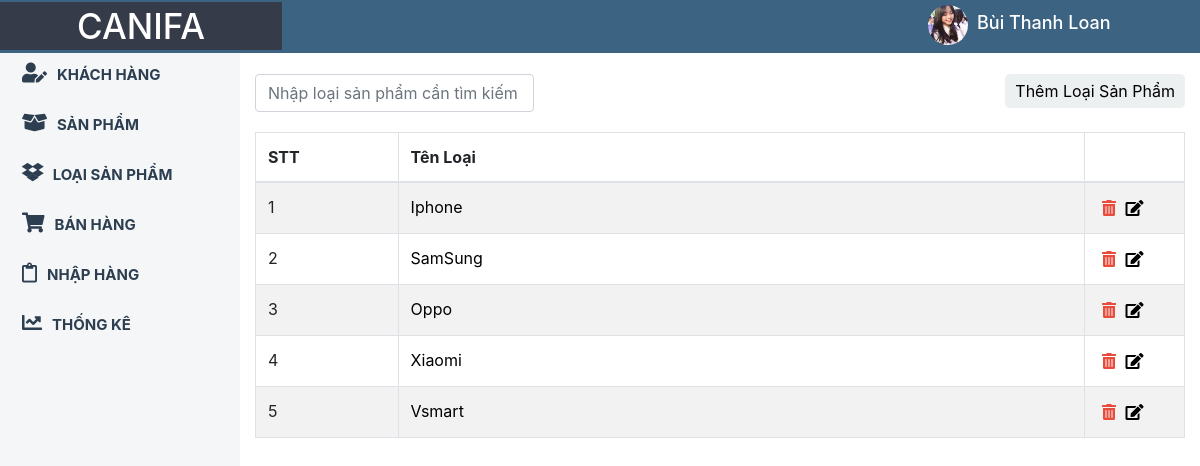
The page /index.php?muc=loaisanpham (signed in) on the database its author committed.
### tables this page shows
CREATE TABLE `loaisanpham` (
  `id_loaisp` int(255) NOT NULL,
  `tenloaisp` varchar(255) NOT NULL
);

### Controller/HomeController.php (called while the page is built, shortened)
<?php
	require_once 'Model/BaseModel.php';
	class HomeControl
	{
		public $Base;
		function __construct()
		{
			$this->Base= new BaseModel();
		}
		public function Dieuhuong()
		{
			$loaisanpham=$this->Base->data('loaisanpham');
											?>
									<?php
			require_once 'View/index.php';
		}
	}
?>

### index.php (called while the page is built, shortened)
<?php
	require_once 'Controller/HomeController.php';
	$HT=new HomeControl();
	$HT->Dieuhuong();
 ?>

### Model/BaseModel.php (called while the page is built, shortened)
<?php
class BaseModel
{
	private $maychu = 'localhost';
	private $tk='root';
	private $mk='';
	private $csdl='db_qlbanhang';
	private $bienketnoi=null;
	public function ketnoi()
	{
		$this->bienketnoi = new mysqli($this->maychu,$this->tk,$this->mk,$this->csdl);
		mysqli_set_charset($this->bienketnoi,'utf8');
	}
	public function data($sql)
	{
		$sq="SELECT * FROM $sql";
		$this->ketqua=$this->bienketnoi->query($sq);
		if ($this->ketqua->num_rows==0) {
			$data=0;
		}else{
			while ($row=$this->ketqua->fetch_assoc()) {
				$data[]=$row;
			}
		}
		return $data;
	}
}
?>

### View/loaisanpham.php (the view, shortened to what this page needs)
<content>
	<div class="container">
	<div class="top-sp">
		<input class="form-control" id="myInput" type="text" placeholder="Nhập loại sản phẩm cần tìm kiếm">
		<a class="login-trigger" id="them" href="#" data-target="#login" data-toggle="modal">Thêm Loại Sản Phẩm</a>
	</div>
  <table class="table table-bordered table-striped">
    <thead>
      <tr>
        <th>STT</th>
        <th>Tên Loại</th>
        <th></th>
      </tr>
    </thead>
    <tbody id="myTable">
	<?php
		$dem=0;
		foreach ($loaisanpham as $value) {
		$dem++;
	?>
	<tr>
	<form method="post">
		<td><?php echo $dem; ?><input type="" hidden name="id_loaisp" value="<?php echo $value['id_loaisp']; ?>"></td>
		<td>
			<input required type="" name="tenloaisp" value="<?php echo $value['tenloaisp']; ?>">
		</td>
		<td style="width: 100px;"><a href="?muc=loaisanpham&idxoa=<?php echo $value['id_loaisp'];  ?>" name="xoa" onclick="return confirm('Bạn Có Muốn Xóa <?php echo $value['tenloaisp'];  ?> ?');"><i class="fas fa-trash-alt"></i></a>
			<button type="submit" onclick="return confirm('Bạn Có Muốn Sửa <?php echo $value['tenloaisp']; ?> ?');" name="sua"><i class="fas fa-edit"></i></button></td>
	</form>
	</tr>
	<?php } ?>
    </tbody>
  </table>
</div>
</content>

### css/style.css (style rules this page uses)
* { margin: 0; padding: 0; }
.table input { width: 100%; border: none; background: none; }
.table { margin-top: 20px; }
#myTable a .fas { margin: 5px; }
.fa-trash-alt { color: #e74c3c; }
button { background: none; padding: 0; border: none; }
.top-sp input { float: left; width: 30%; }
.top-sp a { padding: 5px 10px; background: #ecf0f1; float: right; border-radius: 5px; color: black; }

### rows shown on the page
loaisanpham: tenloaisp "Iphone"
loaisanpham: tenloaisp "SamSung"
loaisanpham: tenloaisp "Oppo"
loaisanpham: tenloaisp "Xiaomi"
loaisanpham: tenloaisp "Vsmart"

### other values the page prints
$_SESSION['nhanvien'][0]['tennv'] "Bùi Thanh Loan"
